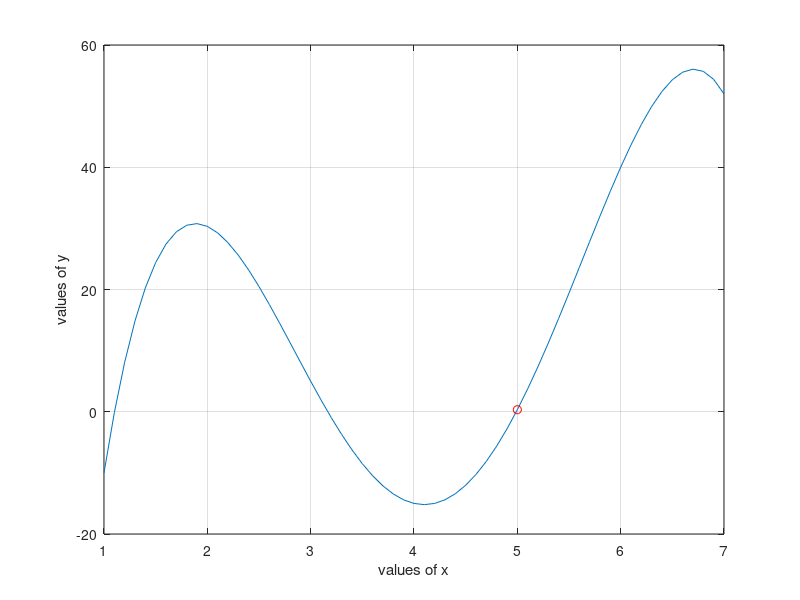

The MATLAB script that drew this image: (Note: this script raises an error after producing the figure.)
%%program for interpolationg with newtons divided difference formula
clc;
clear all;
%%input program for taking values of x and y
fprintf('values of x and y\n')
x=[1 3 4 6 7]
y=[-10 5 -15 40 52]
fprintf('numbers of data')
n=length(x)
%{
this part for taking values from terminal
n=input('inter data number  >');

for i=1:n
    x(i)=input(sprintf('element of x%d  >',i));
    y(i)=input(sprintf('element of y%d  >',i));
end
%}
reqx=input('enter interpolated number    >');
a(1)=y(1);
%%program for finding 1st diviation
for i=1:n-1
    m(i,1)=(y(i+1)-y(i))/(x(i+1)-x(i));
end;
  %%program for finding 2nd to nth diviation
for j=2:n-1
    for i=1:n-j
        m(i,j)=(m(i,j-1)-m(i+1,j-1))/(x(i)-x(j+i));
    end
end
 %%program for finding value of a
for j=2:n
    a(j)=m(1,j-1);
end
 %%calculation section for finding value in point x
b(1,1)=1;
b(2,1)=(reqx-x(1));
xter(1)=1;
xter(2)=b(2,1);
for j=1:n
    for i=3:j
        b(i)=(reqx-x(i-1))*b(i-1);
        xter(i)=b(i);
    end
end
ansi=0;
for i=1:n
    ans(i)=ansi+a(i)*xter(i);
    ansi=ans(i);
end
fprintf('the inter polynominal  is > %.3f \n',ansi);
%%showing figure
%%ploting the datas
v=1:.1:7;
p=1;
for k=1:.1:7
for i=1:n
    a(i)=1;
    for j=1:n
        if j~=i
            a(i)=a(i)*(k-x(j))/(x(i)-x(j));
        end
    end
end
l(p)=sum(y.*a);
p=p+1;
end
plot(v,l);
grid on;
hold on;
plot(reqx,ansi,'or');
xlabel('values of x')
ylabel('values of y')
legend('curve of given data','interpolating point',2)
hold off;